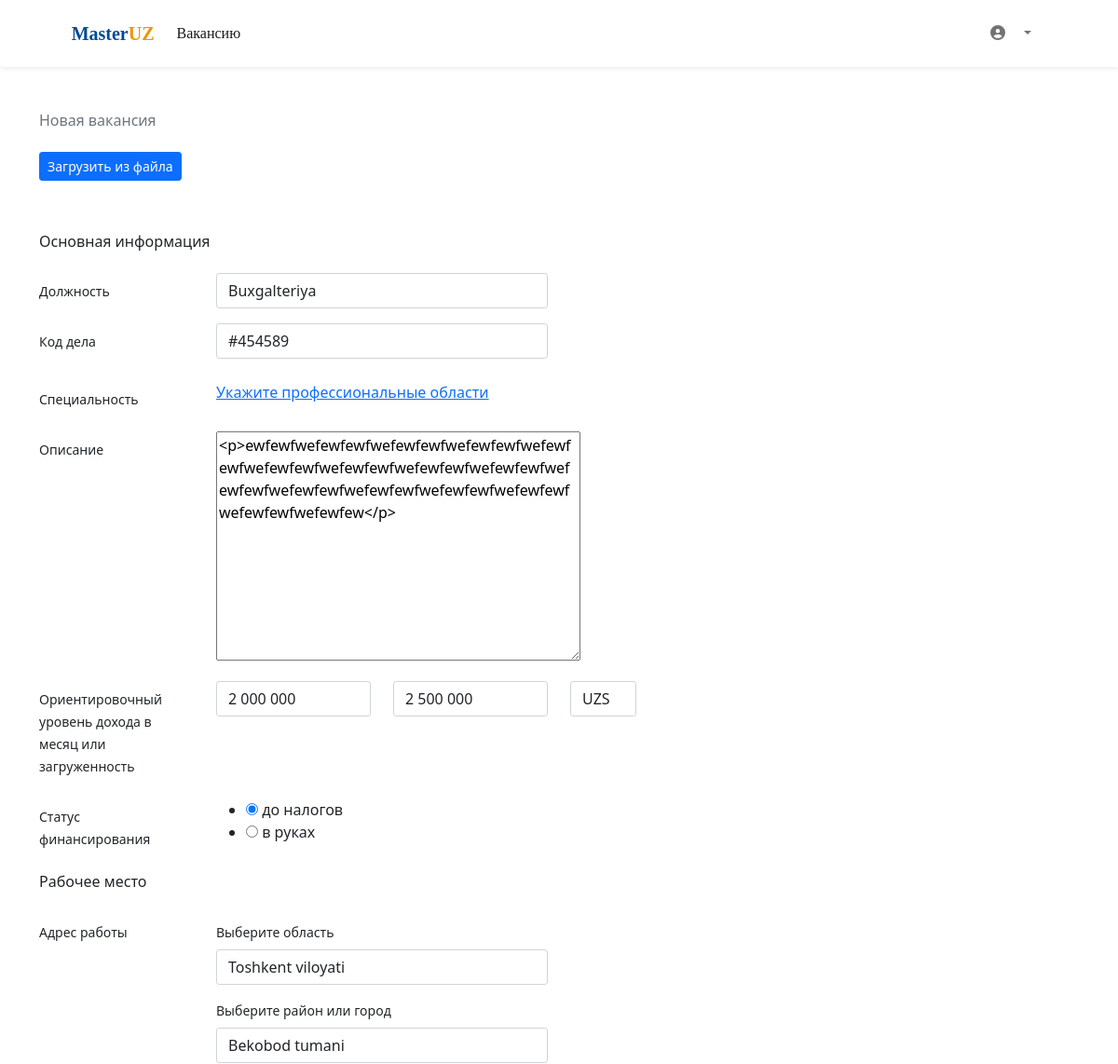
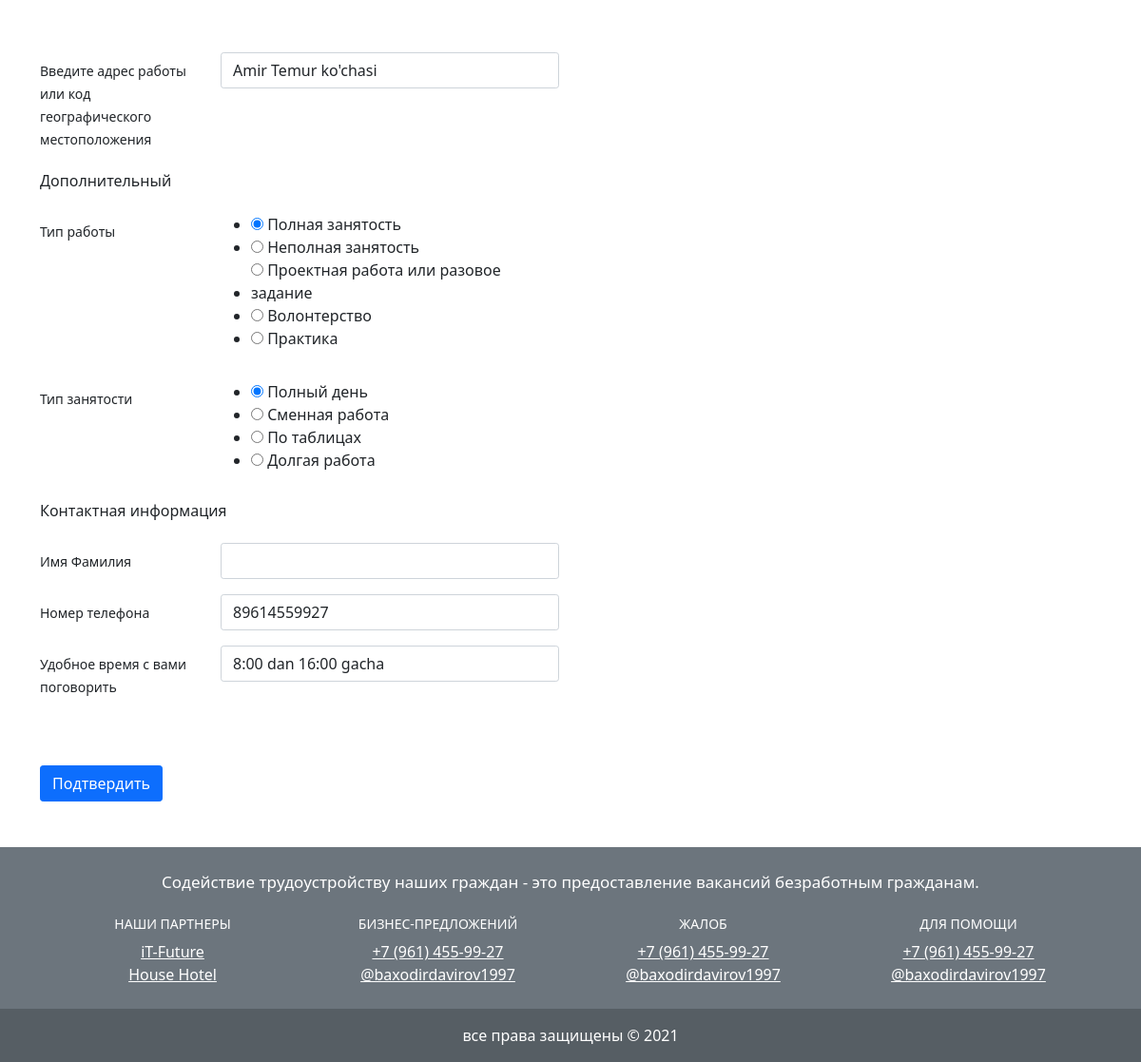
Screenshot of /jobs/job_update/1/ with the database file from the repository (2 pictures, top to bottom).
### jobs/models.py (models this page shows, shortened)
class Vacanciess(models.Model):
	title = "E'lon ish o'rni"
	pub_date = models.DateTimeField(auto_now_add=True)
	user = models.ForeignKey(User, on_delete = models.CASCADE)
	title1 = "Asosiy ma'lumotlar"
	job_title = models.CharField(max_length=100, verbose_name="Lavozim")
	job_code = models.CharField(max_length=100, verbose_name="Ish kodi")
	profess = models.ForeignKey(Professiona, models.SET_NULL, blank=True, null=True,)
	thchopr = models.ForeignKey(Thchoprofar, models.SET_NULL, blank=True, null=True,)
	description = RichTextField(blank=True, null=True)
	MONEY = (
        ('USD', "USD"),
        ('RUB', "RUB"),
        ("UZS", "UZS"),
    )
	moneys = models.CharField(max_length =100, choices = MONEY)
	thesalaryfrom = models.CharField(max_length=100, verbose_name="$$$")
	thesalaryto = models.CharField(max_length=100, verbose_name="$$$")
	CHOOSEM = (
    ('до налогов', "до налогов"),
    ("в руках", "в руках"),
    )
	choosemo = models.CharField(max_length =100, choices = CHOOSEM)
	title2 = "Ish joyi"
	provinces = models.ForeignKey(Uzbekiston_provinces, models.SET_NULL, blank=True, null=True,)
	region = models.ForeignKey(Uzbekiston_region, models.SET_NULL, blank=True, null=True,)
	geolocation = models.CharField(max_length=100, verbose_name="Geo joylashuv")
	title3 = "Qo'shimcha"
	EMPLOYMENT = (
        ("Полная занятость", "Полная занятость"),
        ("Неполная занятость", "Неполная занятость"),
        ("Проектная работа или разовое задание", "Проектная работа или разовое задание"),
        ("Волонтерство", "Волонтерство"),
        ("Практика", "Практика"),
    )
	emptype = models.CharField(max_length =100, choices = EMPLOYMENT)
	WORKHO = (
        ("Полный день", "Полный день"),
        ("Сменная работа", "Сменная работа"),
        ("По таблицах", "По таблицах"),
        ("Долгая работа", "Долгая работа"),
    )
	worhou = models.CharField(max_length =100, choices = WORKHO)
	title4 = "Aloqa ma'lumotlari"
	name = models.CharField(max_length=100, verbose_name="Familya Ism")
	phone = models.CharField(max_length=100, verbose_name="Telefon nomer")
	comment = models.CharField(max_length=100, verbose_name="Siz bilan bog'lanishning qulay vaqti")
	class Meta:
		verbose_name = "E'LON ISH O'RNI"
		verbose_name_plural = "E'LON ISH O'RNI"

### category/models.py (models this page shows)
class Uzbekiston_provinces(models.Model):
	title = "Uzbekiston viloyatlari"
	provinces = models.CharField(max_length=100, verbose_name="Nomi")
	def __str__(self):
		return self.provinces
	class Meta:
		verbose_name = "2. O'ZBEKISTON VILOYATLARI (BAZASI)"
		verbose_name_plural = "2. O'ZBEKISTON VILOYATLARI (BAZASI)"

class Uzbekiston_region(models.Model):
	title = "Uzbekiston tumanlari"
	user = models.ForeignKey(Uzbekiston_provinces, on_delete = models.CASCADE)
	region = models.CharField(max_length=100, verbose_name="Nomi")
	def __str__(self):
		return self.region
	class Meta:
		verbose_name = "3. O'ZBEKISTON TUMANLAR (BAZASI)"
		verbose_name_plural = "3. O'ZBEKISTON TUMANLAR (BAZASI)"

### jobs/views.py (the view)
# urls.py: path('job_update/<int:pk>/', views.job_update, name='job_update'),
def job_update(request, pk):
    vacan = get_object_or_404(Vacanciess, pk=pk)
    form = VacanciessForm(request.POST or None, instance=vacan)
    if form.is_valid():
        form.save()
        return redirect('jobs')
    context = {"form": form}
    return render(request, 'jobs/job_update.html', context)

### category/models.py (called while the page is built)
	def __str__(self):
		return self.profarea

	def __str__(self):
		return self.profar

### jobs/templates/jobs/job_update.html (shortened to what this page needs)
{% extends 'base.html' %}
{% load static %}
{% block menu %}
<header class="" style="border-radius: 0px; font-family: 'Baloo Chettan 2';">
  <nav class="navbar navbar-expand-lg navbar-light bg-light shadow-sm p-3 bg-body rounded-start">
    <div class="container-fluid col-lg-11 ms-auto">
    <a class="navbar-brand landing-brand" href="{% url 'company' %}" style="font-weight: bold; font-size: 20px; color: rgb(0, 74, 150);">
      Master<font style="color: rgb(243,147,0);">UZ</font> </a>
  <div class="collapse navbar-collapse" id="navbarSupportedContent">
  <ul class="navbar-nav">
  <li class="nav-item">
  <a class="nav-link active" href="{% url 'jobs' %}">Вакансию</a>
  </li>
  </ul>
  </div>
    <div class="collapse navbar-collapse" id="navbarSupportedContent">
      <ul class="navbar-nav ms-auto mx-2">
      <li class="nav-item menu_icon">
      <a class="nav-link" href="#"><i class="fas fa-user-circle account_logatip"></i></a>
      </li>
      <li class="nav-item dropdown">
      <a class="nav-link dropdown-toggle" href="#" id="navbarDropdownMenuLink" role="button" data-bs-toggle="dropdown" aria-expanded="false">
      </a>
      </li>
      </ul>
    </div>
  </div>
  </nav>
</header>
{% endblock %}
{% block content %}
<div class="container-fluid">
<div class="container">
<div class="row">
<div class="col-lg-12 mt-5">
<h6 class="text-muted mb-4">Новая вакансия</h6>
<a href="#" style="text-decoration: none;">
<button type="button" class="btn btn-primary btn-sm mb-2 rounded-1">Загрузить из файла</button>
</a>
</div>
<form method="post" action="" id="personForm" data-cities-url="{% url 'ajax_load_cities' %}"  data-citiess-url="{% url 'ajax_load_citiess' %}">
<div class="col-lg-12 mt-5">
<h6 class="mb-4">Основная информация</h6>
  <div class="mb-3 row">
  <label for="staticEmail" class="col-sm-2 col-form-label"><small>Должность</small></label>
  <div class="col-lg-4">
  {{form.job_title}}
  </div>
  </div>
  <div class="mb-3 row">
  <label for="staticEmail" class="col-sm-2 col-form-label"><small>Код дела</small></label>
  <div class="col-lg-4">
  {{form.job_code}}
  </div>
  </div>
  <div class="mb-3 row mt-4">
  <label for="staticEmail" class="col-sm-2 col-form-label"><small>Специальность</small></label>
  <div class="col-lg-4">
   <a href="#" data-bs-toggle="modal" data-bs-target="#exampleModal">Укажите профессиональные области</a>
  </div>
  </div>
  <div class="mb-3 row">
  <label for="staticEmail" class="col-sm-2 col-form-label"><small>Описание</small></label>
  <div class="col-lg-4">
  {{form.description}}
  </div>
  </div>
  <div class="mb-3 row">
  <label for="staticEmail" class="col-sm-2 col-form-label"><small>Ориентировочный уровень дохода в месяц или загруженность</small></label>
  <div class="col-lg-2">
  {{form.thesalaryfrom}}
  </div>
  <div class="col-lg-2">
   {{form.thesalaryto}}
  </div>
  <div class="col-lg-1">
   {{form.moneys}}
  </div>
  </div>
  <div class="mb-3 row">
  <label for="staticEmail" class="col-sm-2 col-form-label"><small>Статус финансирования</small></label>
  <div class="col-lg-4">
  {{form.choosemo}}
  </div>
  </div>
<h6 class="mb-4">Рабочее место</h6>
  <div class="mb-5 row">
  <label for="inputPassword" class="col-sm-2 col-form-label"><small>Адрес работы</small></label>
  <div class="col-sm-4">
  <div class="mb-2 row">
  <label for="inputPassword" class="col-sm-2 col-lg-12 col-form-label"><small>Выберите область</small></label>
  <div class="col-sm-12">
  {{form.provinces}}
  </div>
  </div>
  <div class="mb-2 row">
  <label for="inputPassword" class="col-sm-2 col-lg-12 col-form-label"><small>Выберите район или город</small></label>
  <div class="col-sm-12">
   {{form.region}}
  </div>
  </div>
  </div>
  </div>
  <div class="mb-3 row">
  <label for="staticEmail" class="col-sm-2 col-form-label"><small>Введите адрес работы или код географического местоположения</small></label>
  <div class="col-lg-4">
  {{form.geolocation}}
  </div>
  </div>
<h6 class="mb-4">Дополнительный</h6>
  <div class="mb-3 row">
  <label for="staticEmail" class="col-sm-2 col-form-label"><small>Тип работы</small></label>
  <div class="col-lg-4">
  {{form.emptype}}
  </div>
  </div>
  <div class="mb-3 row">
  <label for="staticEmail" class="col-sm-2 col-form-label"><small>Тип занятости</small></label>
  <div class="col-lg-4">
  {{form.worhou}}
  </div>
  </div>
<h6 class="mb-4">Контактная информация</h6>
  <div class="mb-3 row">
  <label for="staticEmail" class="col-sm-2 col-form-label"><small>Имя Фамилия</small></label>
  <div class="col-lg-4">
  {{form.name}}
  </div>
  </div>
  <div class="mb-3 row">
  <label for="staticEmail" class="col-sm-2 col-form-label"><small>Номер телефона</small></label>
  <div class="col-lg-4">
  {{form.phone}}
  </div>
  </div>
  <div class="mb-3 row">
  <label for="staticEmail" class="col-sm-2 col-form-label"><small>Удобное время с вами поговорить</small></label>
  <div class="col-lg-4">
  {{form.comment}}
  </div>
  </div>
<button type="submit" class="btn btn-primary rounded-1 mt-5 mb-5">Подтвердить</button>
</div>
</form>
</div>
</div>
</div>
{% endblock %}

### rows the page displays
Vacanciess: job_title "Buxgalteriya", job_code "#454589", description "<p>ewfewfwefewfewfwefewfewfwefewfewfwefewfewfwefewfewfwefewfewfwefewfewfwefewfewfwefewfewfwefewfewfwefewfewfwefewfewfwefewfewfwefewfewfwefewfew</p>", thesalaryfrom "2 000 000", thesalaryto "2 500 000", moneys "UZS", choosemo "☑ до налогов ☐ в руках", geolocation "Amir Temur ko'chasi", emptype "☑ Полная занятость ☐ Неполная занятость ☐ Проектная работа или разовое з ☐ Волонтерство ☐ Практика", worhou "☑ Полный день ☐ Сменная работа ☐ По таблицах ☐ Долгая работа", phone "89614559927", comment "8:00 dan 16:00 gacha"
Uzbekiston_provinces: provinces "Toshkent viloyati"
Uzbekiston_region: region "Bekobod tumani"
